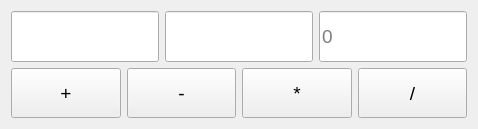
<?xml version="1.0" encoding="UTF-8"?>
<ui version="4.0">
 <class>MainWindow</class>
 <widget class="QMainWindow" name="MainWindow">
  <property name="geometry">
   <rect>
    <x>0</x>
    <y>0</y>
    <width>478</width>
    <height>129</height>
   </rect>
  </property>
  <property name="windowTitle">
   <string>Simple Calc</string>
  </property>
  <widget class="QWidget" name="centralWidget">
   <layout class="QGridLayout" name="gridLayout">
    <item row="0" column="0">
     <layout class="QVBoxLayout" name="verticalLayout">
      <item>
       <layout class="QHBoxLayout" name="horizontalLayout">
        <item>
         <widget class="QLineEdit" name="numOne">
          <property name="enabled">
           <bool>true</bool>
          </property>
          <property name="sizePolicy">
           <sizepolicy hsizetype="Expanding" vsizetype="Ignored">
            <horstretch>0</horstretch>
            <verstretch>0</verstretch>
           </sizepolicy>
          </property>
          <property name="minimumSize">
           <size>
            <width>0</width>
            <height>0</height>
           </size>
          </property>
          <property name="font">
           <font>
            <pointsize>14</pointsize>
           </font>
          </property>
          <property name="inputMask">
           <string/>
          </property>
          <property name="placeholderText">
           <string/>
          </property>
         </widget>
        </item>
        <item>
         <widget class="QLineEdit" name="numTwo">
          <property name="enabled">
           <bool>true</bool>
          </property>
          <property name="sizePolicy">
           <sizepolicy hsizetype="Expanding" vsizetype="Ignored">
            <horstretch>0</horstretch>
            <verstretch>0</verstretch>
           </sizepolicy>
          </property>
          <property name="minimumSize">
           <size>
            <width>0</width>
            <height>0</height>
           </size>
          </property>
          <property name="font">
           <font>
            <pointsize>14</pointsize>
           </font>
          </property>
          <property name="layoutDirection">
           <enum>Qt::LeftToRight</enum>
          </property>
          <property name="autoFillBackground">
           <bool>false</bool>
          </property>
          <property name="placeholderText">
           <string/>
          </property>
         </widget>
        </item>
        <item>
         <widget class="QLineEdit" name="result">
          <property name="enabled">
           <bool>true</bool>
          </property>
          <property name="sizePolicy">
           <sizepolicy hsizetype="Expanding" vsizetype="Ignored">
            <horstretch>0</horstretch>
            <verstretch>0</verstretch>
           </sizepolicy>
          </property>
          <property name="minimumSize">
           <size>
            <width>0</width>
            <height>0</height>
           </size>
          </property>
          <property name="font">
           <font>
            <pointsize>14</pointsize>
            <weight>50</weight>
            <bold>false</bold>
           </font>
          </property>
          <property name="readOnly">
           <bool>false</bool>
          </property>
          <property name="placeholderText">
           <string>0</string>
          </property>
         </widget>
        </item>
       </layout>
      </item>
      <item>
       <layout class="QHBoxLayout" name="horizontalLayout_2">
        <item>
         <widget class="QPushButton" name="plus">
          <property name="sizePolicy">
           <sizepolicy hsizetype="Minimum" vsizetype="Ignored">
            <horstretch>0</horstretch>
            <verstretch>0</verstretch>
           </sizepolicy>
          </property>
          <property name="font">
           <font>
            <pointsize>14</pointsize>
           </font>
          </property>
          <property name="text">
           <string>+</string>
          </property>
         </widget>
        </item>
        <item>
         <widget class="QPushButton" name="minus">
          <property name="sizePolicy">
           <sizepolicy hsizetype="Minimum" vsizetype="Ignored">
            <horstretch>0</horstretch>
            <verstretch>0</verstretch>
           </sizepolicy>
          </property>
          <property name="font">
           <font>
            <pointsize>14</pointsize>
           </font>
          </property>
          <property name="text">
           <string>-</string>
          </property>
         </widget>
        </item>
        <item>
         <widget class="QPushButton" name="umn">
          <property name="sizePolicy">
           <sizepolicy hsizetype="Minimum" vsizetype="Ignored">
            <horstretch>0</horstretch>
            <verstretch>0</verstretch>
           </sizepolicy>
          </property>
          <property name="font">
           <font>
            <pointsize>14</pointsize>
           </font>
          </property>
          <property name="text">
           <string>*</string>
          </property>
         </widget>
        </item>
        <item>
         <widget class="QPushButton" name="div">
          <property name="sizePolicy">
           <sizepolicy hsizetype="Minimum" vsizetype="Ignored">
            <horstretch>0</horstretch>
            <verstretch>0</verstretch>
           </sizepolicy>
          </property>
          <property name="font">
           <font>
            <pointsize>14</pointsize>
           </font>
          </property>
          <property name="text">
           <string>/</string>
          </property>
         </widget>
        </item>
       </layout>
      </item>
     </layout>
    </item>
   </layout>
  </widget>
 </widget>
 <layoutdefault spacing="6" margin="11"/>
 <tabstops>
  <tabstop>numOne</tabstop>
  <tabstop>numTwo</tabstop>
  <tabstop>plus</tabstop>
  <tabstop>minus</tabstop>
  <tabstop>umn</tabstop>
  <tabstop>div</tabstop>
  <tabstop>result</tabstop>
 </tabstops>
 <resources>
  <include location="m37t1.qrc"/>
 </resources>
 <connections>
  <connection>
   <sender>plus</sender>
   <signal>clicked()</signal>
   <receiver>MainWindow</receiver>
   <slot>add()</slot>
   <hints>
    <hint type="sourcelabel">
     <x>60</x>
     <y>106</y>
    </hint>
    <hint type="destinationlabel">
     <x>118</x>
     <y>135</y>
    </hint>
   </hints>
  </connection>
  <connection>
   <sender>minus</sender>
   <signal>clicked()</signal>
   <receiver>MainWindow</receiver>
   <slot>min()</slot>
   <hints>
    <hint type="sourcelabel">
     <x>170</x>
     <y>95</y>
    </hint>
    <hint type="destinationlabel">
     <x>226</x>
     <y>136</y>
    </hint>
   </hints>
  </connection>
  <connection>
   <sender>umn</sender>
   <signal>clicked()</signal>
   <receiver>MainWindow</receiver>
   <slot>umn()</slot>
   <hints>
    <hint type="sourcelabel">
     <x>280</x>
     <y>95</y>
    </hint>
    <hint type="destinationlabel">
     <x>319</x>
     <y>133</y>
    </hint>
   </hints>
  </connection>
  <connection>
   <sender>div</sender>
   <signal>clicked()</signal>
   <receiver>MainWindow</receiver>
   <slot>div()</slot>
   <hints>
    <hint type="sourcelabel">
     <x>387</x>
     <y>91</y>
    </hint>
    <hint type="destinationlabel">
     <x>426</x>
     <y>135</y>
    </hint>
   </hints>
  </connection>
 </connections>
 <slots>
  <slot>add()</slot>
  <slot>min()</slot>
  <slot>umn()</slot>
  <slot>div()</slot>
 </slots>
</ui>
